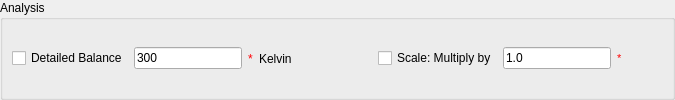
        <widget class="QGroupBox" name="gbAnalysis">
         <property name="title">
          <string>Analysis</string>
         </property>
         <layout class="QGridLayout" name="gridLayout_3">
          <property name="sizeConstraint">
           <enum>QLayout::SetDefaultConstraint</enum>
          </property>
          <property name="margin">
           <number>0</number>
          </property>
          <property name="spacing">
           <number>0</number>
          </property>
          <item row="0" column="0">
           <widget class="QStackedWidget" name="swAnalysis">
            <property name="lineWidth">
             <number>0</number>
            </property>
            <property name="currentIndex">
             <number>0</number>
            </property>
            <widget class="QWidget" name="page_6">
             <layout class="QGridLayout" name="gridLayout_10">
              <item row="1" column="1">
               <spacer name="horizontalSpacer_16">
                <property name="orientation">
                 <enum>Qt::Horizontal</enum>
                </property>
                <property name="sizeHint" stdset="0">
                 <size>
                  <width>40</width>
                  <height>20</height>
                 </size>
                </property>
               </spacer>
              </item>
              <item row="1" column="0">
               <layout class="QHBoxLayout" name="horizontalLayout_35">
                <item>
                 <widget class="QCheckBox" name="ckDetailedBalance">
                  <property name="text">
                   <string>Detailed Balance</string>
                  </property>
                 </widget>
                </item>
                <item>
                 <widget class="QLineEdit" name="leDetailedBalance">
                  <property name="maximumSize">
                   <size>
                    <width>112</width>
                    <height>16777215</height>
                   </size>
                  </property>
                  <property name="text">
                   <string>300</string>
                  </property>
                 </widget>
                </item>
                <item>
                 <widget class="QLabel" name="valDetailedBalance">
                  <property name="styleSheet">
                   <string notr="true">color: rgb(255, 0, 4)</string>
                  </property>
                  <property name="text">
                   <string>*</string>
                  </property>
                 </widget>
                </item>
                <item>
                 <widget class="QLabel" name="lbDBKelvin">
                  <property name="text">
                   <string>Kelvin</string>
                  </property>
                 </widget>
                </item>
                <item>
                 <spacer name="horizontalSpacer_10">
                  <property name="orientation">
                   <enum>Qt::Horizontal</enum>
                  </property>
                  <property name="sizeHint" stdset="0">
                   <size>
                    <width>40</width>
                    <height>20</height>
                   </size>
                  </property>
                 </spacer>
                </item>
               </layout>
              </item>
              <item row="1" column="2">
               <layout class="QHBoxLayout" name="horizontalLayout_38">
                <item>
                 <widget class="QCheckBox" name="ckScaleMultiplier">
                  <property name="text">
                   <string>Scale: Multiply by</string>
                  </property>
                 </widget>
                </item>
                <item>
                 <widget class="QLineEdit" name="leScaleMultiplier">
                  <property name="text">
                   <string>1.0</string>
                  </property>
                 </widget>
                </item>
                <item>
                 <widget class="QLabel" name="valScaleMultiplier">
                  <property name="text">
                   <string>&lt;!DOCTYPE HTML PUBLIC &quot;-//W3C//DTD HTML 4.0//EN&quot; &quot;http://www.w3.org/TR/REC-html40/strict.dtd&quot;&gt;
&lt;html&gt;&lt;head&gt;&lt;meta name=&quot;qrichtext&quot; content=&quot;1&quot; /&gt;&lt;style type=&quot;text/css&quot;&gt;
p, li { white-space: pre-wrap; }
&lt;/style&gt;&lt;/head&gt;&lt;body style=&quot; font-family:'MS Shell Dlg 2'; font-size:8.25pt; font-weight:400; font-style:normal;&quot;&gt;
&lt;p style=&quot; margin-top:0px; margin-bottom:0px; margin-left:0px; margin-right:0px; -qt-block-indent:0; text-indent:0px;&quot;&gt;&lt;span style=&quot; font-size:8pt; color:#ff0000;&quot;&gt;*&lt;/span&gt;&lt;/p&gt;&lt;/body&gt;&lt;/html&gt;</string>
                  </property>
                 </widget>
                </item>
                <item>
                 <spacer name="horizontalSpacer">
                  <property name="orientation">
                   <enum>Qt::Horizontal</enum>
                  </property>
                  <property name="sizeHint" stdset="0">
                   <size>
                    <width>40</width>
                    <height>20</height>
                   </size>
                  </property>
                 </spacer>
                </item>
               </layout>
              </item>
             </layout>
            </widget>
           </widget>
          </item>
         </layout>
        </widget>
